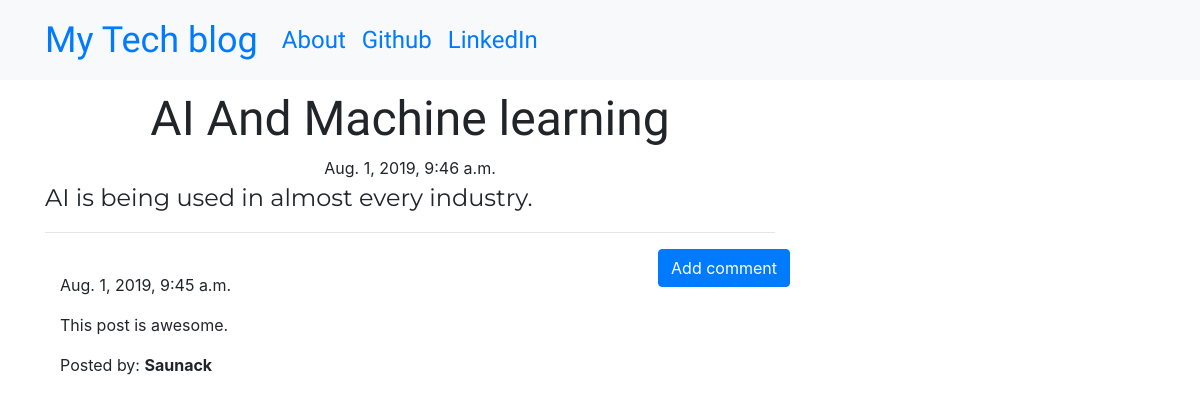
/post/1, run on the app's committed database.
### blog/models.py (models this page shows, shortened)
class Post(models.Model):
    author = models.ForeignKey('auth.User',on_delete=models.CASCADE)
    title = models.CharField(max_length=200)
    text = models.TextField()
    created_date = models.DateTimeField(default=timezone.now)
    published_date = models.DateTimeField(blank=True, null=True)

class Comment(models.Model):
    post = models.ForeignKey('blog.Post', related_name='comments',on_delete=models.CASCADE)
    author = models.CharField(max_length=200)
    text = models.TextField()
    created_date = models.DateTimeField(default=timezone.now)
    approved_comment = models.BooleanField(default=False)

### blog/views.py (the view)
# urls.py: path('post/<int:pk>', views.PostDetailView.as_view(), name='post_detail'),
class PostDetailView(DetailView):
    model = Post

### blog/templates/blog/post_detail.html (shortened to what this page needs)
{% extends 'blog/base.html' %}
{% block content %}
        <h1 class='posttitle loader'>{{ post.title }}</h1>
        {% if post.published_date %}
            <div class="date postdate">
                {{ post.published_date }}
            </div>
        {% else %}
            <a class="btn btn-outline-dark" href="{% url 'post_publish' pk=post.pk %}">Publish</a>
        {% endif %}
      <p class='postcontent' >{{ post.text|safe|linebreaksbr }}</p>
  <hr>
  <a class="btn btn-primary btn-comment" href="{% url 'add_comment_to_post' pk=post.pk %}">Add comment</a>
  <div class="container">
  {% for comment in post.comments.all %}
  <br>
      {% if user.is_authenticated or comment.approved_comment %}
              {{ comment.created_date }}
          <p>{{ comment.text|safe|linebreaks }}</p>
          <p>Posted by: <strong>{{ comment.author }}</strong></p>
      {% endif %}
  {% empty %}
      <p>No comments posted.</p>
  {% endfor %}
</div>
{% endblock %}

### blog/static/css/blog.css (style rules this page uses)
.postdate { text-align: center; }
.posttitle { font-family: 'Russo One', sans-serif; font-size: 3em; text-align: center; }
.postcontent { font-family: 'Montserrat'; font-size: 1.5em; }
.btn-comment { position: absolute; right: 0px; }
.loader { filter:hue-rotate(0deg); color: linear-gradient(45deg,#0f8,#08f); animation:hue 5000ms infinite linear; }

### data on the page
Post: title "AI And Machine learning", published_date "Aug. 1, 2019, 9:46 a.m.", text "AI is being used in almost every industry."
Comment: created_date "Aug. 1, 2019, 9:45 a.m.", text "This post is awesome.", author "Saunack"
